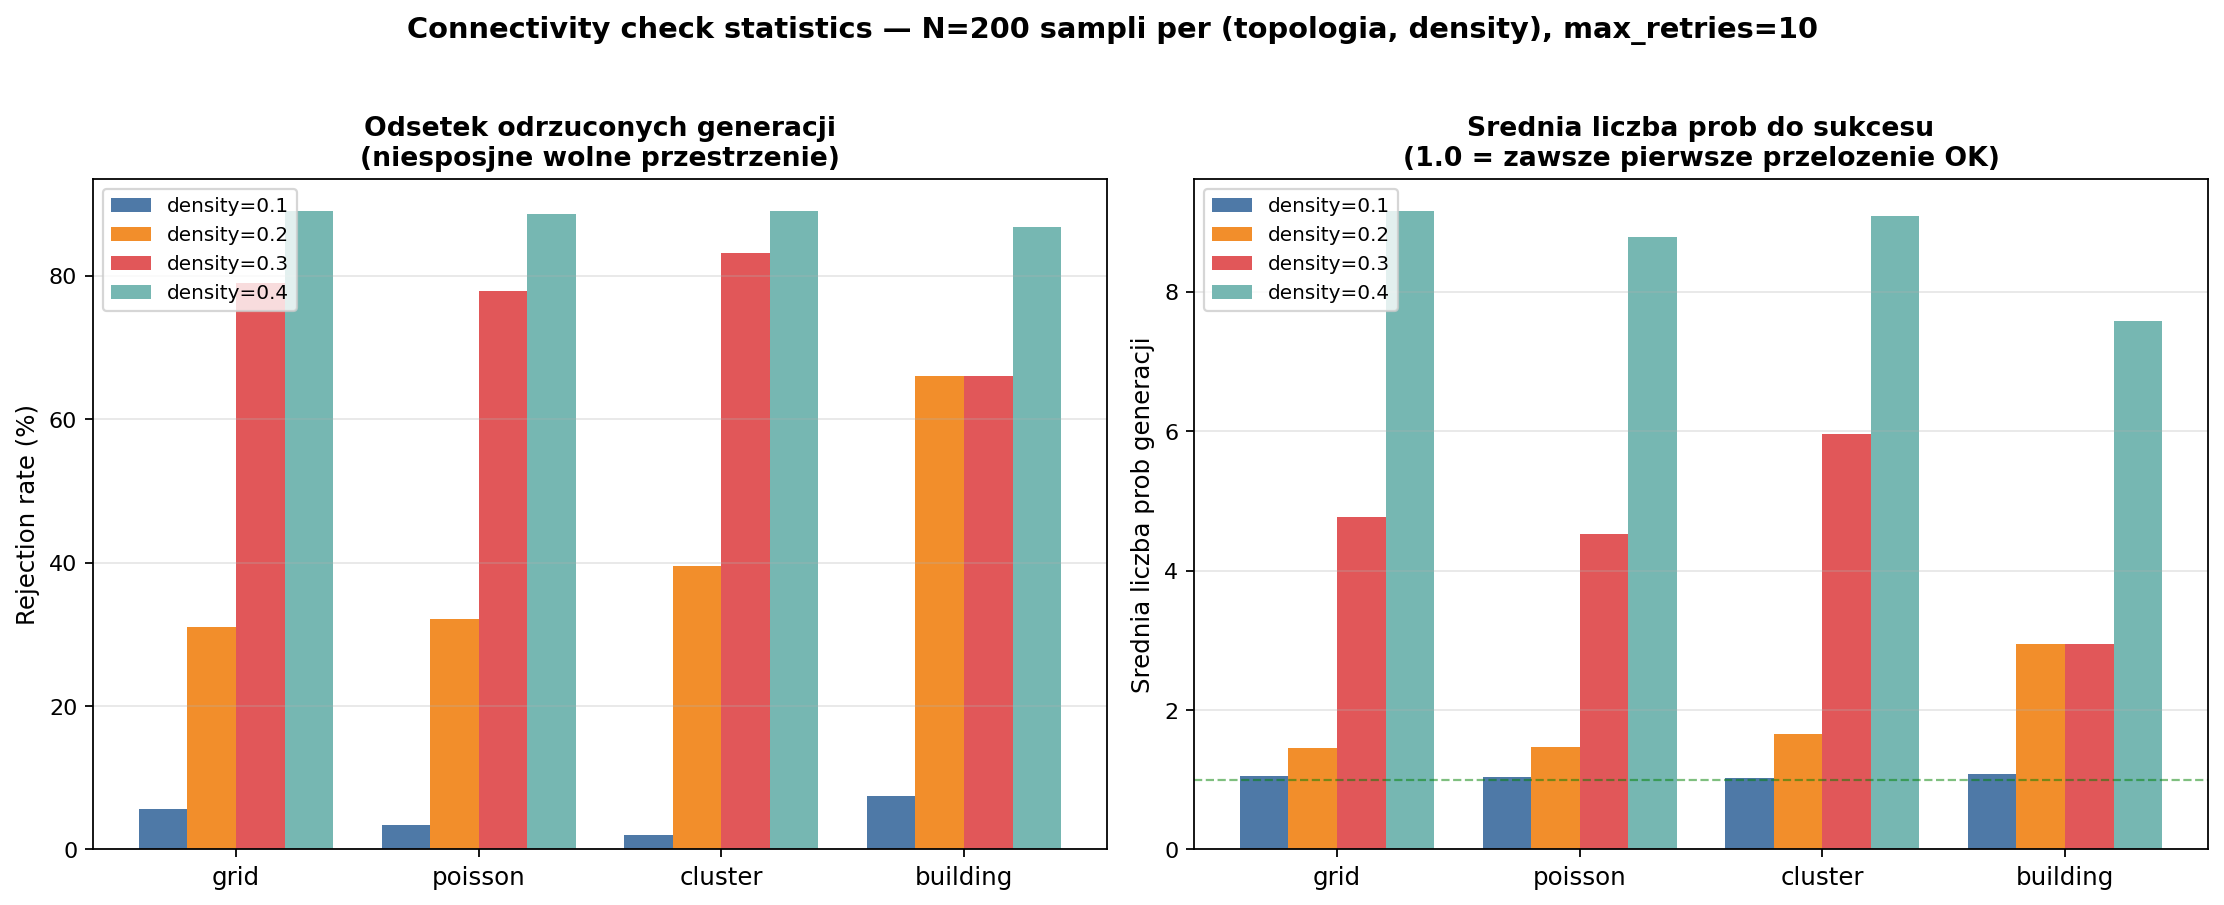

This figure's Python source:
"""
Connectivity stats + wizualizacja rejected vs accepted topologii.

Generuje:
  figures/topology_connectivity_stats.png  — bar chart rejection rate + avg attempts
                                              (density sweep 0.1, 0.2, 0.3, 0.4)
  figures/topology_accepted_vs_rejected.png — sample panels: accepted + rejected
                                              (rejected z komponentami kolorowanymi)
  figures/topology_connectivity_stats.json  — surowe liczby do cytowania w pracy

Sample size N=200 per (topology, density) -> ~3200 generacji ~30s runtime.
Run: python figures/topology_connectivity_stats.py
"""

import json
import os
import sys
from collections import defaultdict

import numpy as np
import matplotlib.pyplot as plt
import matplotlib.patches as patches
from matplotlib.colors import ListedColormap

sys.path.insert(0, os.path.dirname(os.path.dirname(os.path.abspath(__file__))))

from gym_art.quadrotor_multi.topology.generators import (
    TOPOLOGY_GENERATORS, generate_topology, label_components,
    _compute_bare_obst_map,
)


SPAWN = np.array([8.0, 8.0])
OBST_SIZE = 0.6
ROOM_H = 10.0
DENSITIES = [0.1, 0.2, 0.3, 0.4]
N_SAMPLES = 200
MAX_RETRIES = 10

TOPO_ORDER = ['grid', 'poisson', 'cluster', 'building']


# --------------------------------------------------------------------------
# Stats collection
# --------------------------------------------------------------------------
def collect_stats():
    """Zwraca dict:
      stats[topology][density] = {
          'attempts': list of N attempts-to-success,
          'fallback_count': int,
          'rejected_examples': list of (obst_map, positions, bare_map, n_components),
          'accepted_examples': list of (obst_map, positions, bare_map)
      }
    """
    stats = defaultdict(lambda: defaultdict(dict))

    for topo in TOPO_ORDER:
        for density in DENSITIES:
            attempts_list = []
            fallback_count = 0
            accepted_examples = []
            rejected_examples = []

            for seed in range(N_SAMPLES):
                rng = np.random.RandomState(seed * 7919 + hash(topo) % 100000)
                _, pos_arr, _, s = generate_topology(
                    topo, SPAWN, density, OBST_SIZE, ROOM_H,
                    rng=rng, return_stats=True, keep_rejected=True,
                    max_retries=MAX_RETRIES,
                )
                attempts_list.append(s['attempts'])
                fallback_count += s['fallback']

                # Zbierz accepted example (max 4 per config)
                if s['fallback'] == 0 and len(accepted_examples) < 4:
                    positions = [(p[0], p[1]) for p in pos_arr]
                    bare = _compute_bare_obst_map(positions, SPAWN)
                    from gym_art.quadrotor_multi.topology.generators \
                        import _positions_to_obst_map
                    dilated = _positions_to_obst_map(positions, SPAWN)
                    accepted_examples.append((dilated, positions, bare))

                # Zbierz rejected examples (max fragmentation = most interesting)
                for rej_map, rej_pos, rej_bare in s.get('rejected_maps', []):
                    _, n_comp = label_components(rej_bare)
                    rejected_examples.append((rej_map, rej_pos, rej_bare, n_comp))

            # Sortuj rejected po max fragmentation, weź 4 top
            rejected_examples.sort(key=lambda x: x[3], reverse=True)
            rejected_examples = rejected_examples[:4]

            stats[topo][density] = {
                'attempts': attempts_list,
                'fallback_count': fallback_count,
                'rejected_examples': rejected_examples,
                'accepted_examples': accepted_examples,
            }
            mean_att = np.mean(attempts_list)
            reject_rate = sum(a - 1 for a in attempts_list) / sum(attempts_list) * 100
            fallback_rate = fallback_count / N_SAMPLES * 100
            print(f"  {topo:10s} density={density}: "
                  f"mean_attempts={mean_att:.2f}, reject_rate={reject_rate:.1f}%, "
                  f"fallback_rate={fallback_rate:.1f}%")

    return stats


# --------------------------------------------------------------------------
# Figure 1: bar chart rejection rates (density sweep)
# --------------------------------------------------------------------------
def figure_rejection_rates(stats, out_path='figures/topology_connectivity_stats.png'):
    fig, axes = plt.subplots(1, 2, figsize=(14, 5.5))

    # Left: reject rate per (topology, density)
    x = np.arange(len(TOPO_ORDER))
    width = 0.2
    colors = ['#4E79A7', '#F28E2B', '#E15759', '#76B7B2']

    ax = axes[0]
    for i, density in enumerate(DENSITIES):
        rates = [
            sum(a - 1 for a in stats[t][density]['attempts']) /
            sum(stats[t][density]['attempts']) * 100
            for t in TOPO_ORDER
        ]
        ax.bar(x + i * width - 1.5 * width, rates, width,
               label=f'density={density}', color=colors[i])
    ax.set_xticks(x)
    ax.set_xticklabels(TOPO_ORDER, fontsize=11)
    ax.set_ylabel('Rejection rate (%)', fontsize=11)
    ax.set_title('Odsetek odrzuconych generacji\n(niesposjne wolne przestrzenie)',
                 fontsize=12, fontweight='bold')
    ax.legend(loc='upper left', fontsize=9)
    ax.grid(True, alpha=0.3, axis='y')
    ax.set_ylim(0, max(60, ax.get_ylim()[1]))

    # Right: mean attempts + fallback rate
    ax = axes[1]
    for i, density in enumerate(DENSITIES):
        mean_atts = [np.mean(stats[t][density]['attempts']) for t in TOPO_ORDER]
        ax.bar(x + i * width - 1.5 * width, mean_atts, width,
               label=f'density={density}', color=colors[i])
    ax.set_xticks(x)
    ax.set_xticklabels(TOPO_ORDER, fontsize=11)
    ax.set_ylabel('Srednia liczba prob generacji', fontsize=11)
    ax.set_title('Srednia liczba prob do sukcesu\n(1.0 = zawsze pierwsze przelozenie OK)',
                 fontsize=12, fontweight='bold')
    ax.legend(loc='upper left', fontsize=9)
    ax.grid(True, alpha=0.3, axis='y')
    ax.axhline(y=1.0, color='green', linestyle='--', alpha=0.5, linewidth=1)

    fig.suptitle(
        f'Connectivity check statistics — N={N_SAMPLES} sampli per (topologia, density), '
        f'max_retries={MAX_RETRIES}',
        fontsize=13, fontweight='bold', y=1.02
    )
    plt.tight_layout()
    plt.savefig(out_path, dpi=160, bbox_inches='tight', facecolor='white')
    print(f'Wrote: {out_path}')


# --------------------------------------------------------------------------
# Figure 2: accepted vs rejected samples
# --------------------------------------------------------------------------
COMPONENT_COLORS = plt.cm.tab10.colors  # discrete 10-color palette


def draw_topology_with_components(ax, positions, bare_map, title):
    """Rysuje topologie z kolorowaniem wolnych komponentow (tab10)."""
    hx, hy = SPAWN[0] / 2, SPAWN[1] / 2

    # Backdrop: bounding rectangle
    ax.add_patch(patches.Rectangle(
        (-hx, -hy), SPAWN[0], SPAWN[1],
        linewidth=1.5, edgecolor='dimgray',
        facecolor='#fafafa', linestyle='--', zorder=0
    ))

    # Colored component overlay
    labeled, n_comp = label_components(bare_map)
    for comp_id in range(1, n_comp + 1):
        color = COMPONENT_COLORS[(comp_id - 1) % len(COMPONENT_COLORS)]
        # Cell-level overlay
        rs, cs = np.where(labeled == comp_id)
        for r, c in zip(rs, cs):
            cell_x = r + 0.5 - SPAWN[0] / 2
            cell_y = c + 0.5 - SPAWN[1] / 2
            ax.add_patch(patches.Rectangle(
                (cell_x - 0.5, cell_y - 0.5), 1.0, 1.0,
                facecolor=color, alpha=0.28, edgecolor='none', zorder=1
            ))

    # Faint grid
    for x in np.arange(-hx, hx + 0.1, 1.0):
        ax.axvline(x, color='lightgray', linewidth=0.3, alpha=0.5, zorder=2)
    for y in np.arange(-hy, hy + 0.1, 1.0):
        ax.axhline(y, color='lightgray', linewidth=0.3, alpha=0.5, zorder=2)

    # Obstacles
    for x, y in positions:
        ax.add_patch(patches.Circle(
            (x, y), OBST_SIZE / 2,
            facecolor='#2E2E2E', edgecolor='black',
            linewidth=0.6, alpha=0.9, zorder=3
        ))

    # Component count badge
    badge_color = '#2E7D32' if n_comp == 1 else '#C62828'
    badge_label = 'OK' if n_comp == 1 else f'{n_comp} komp.'
    ax.text(hx - 0.3, -hy + 0.3, badge_label,
            fontsize=9, ha='right', va='bottom', fontweight='bold',
            color='white',
            bbox=dict(boxstyle='round,pad=0.35',
                     facecolor=badge_color, edgecolor='none'))

    ax.set_xlim(-hx - 0.3, hx + 0.3)
    ax.set_ylim(-hy - 0.3, hy + 0.3)
    ax.set_aspect('equal')
    ax.set_xticks([])
    ax.set_yticks([])
    ax.set_title(title, fontsize=10)


def figure_accepted_vs_rejected(stats, density=0.3,
                                out_path='figures/topology_accepted_vs_rejected.png'):
    """Pokaz accepted + rejected examples dla wybranej density (najciekawsza dla rejects)."""
    n_examples_per_row = 4  # 2 accepted + 2 rejected

    fig, axes = plt.subplots(len(TOPO_ORDER), n_examples_per_row,
                              figsize=(3.2 * n_examples_per_row, 3.2 * len(TOPO_ORDER)))

    for i, topo in enumerate(TOPO_ORDER):
        s = stats[topo][density]
        accepted = s['accepted_examples']
        rejected = s['rejected_examples']

        for j in range(n_examples_per_row):
            ax = axes[i, j]
            if j < 2:  # accepted
                if j < len(accepted):
                    _, pos, bare = accepted[j]
                    draw_topology_with_components(ax, pos, bare,
                                                   f"{topo} — accepted #{j+1}")
                else:
                    ax.text(0.5, 0.5, 'brak',
                            ha='center', va='center', fontsize=12,
                            color='gray', transform=ax.transAxes)
                    ax.set_xticks([]); ax.set_yticks([])
            else:  # rejected
                rej_idx = j - 2
                if rej_idx < len(rejected):
                    _, pos, bare, n_comp = rejected[rej_idx]
                    draw_topology_with_components(
                        ax, pos, bare,
                        f"{topo} — rejected (najw. fragm.)")
                else:
                    ax.text(0.5, 0.5, 'brak rejects\n(100% accept rate)',
                            ha='center', va='center', fontsize=10,
                            color='gray', transform=ax.transAxes)
                    ax.set_xticks([]); ax.set_yticks([])

    fig.suptitle(
        f'Accepted vs Rejected topologies (density={density}) — kolory oznaczaja '
        f'connected components; badge OK = 1 komponent, N komp. = fragmentacja',
        fontsize=13, fontweight='bold', y=1.005
    )
    plt.tight_layout(rect=[0, 0, 1, 0.99])
    plt.savefig(out_path, dpi=160, bbox_inches='tight', facecolor='white')
    print(f'Wrote: {out_path}')


# --------------------------------------------------------------------------
# JSON export dla pracy
# --------------------------------------------------------------------------
def export_json(stats, out_path='figures/topology_connectivity_stats.json'):
    export = {}
    for topo in TOPO_ORDER:
        export[topo] = {}
        for density in DENSITIES:
            s = stats[topo][density]
            atts = s['attempts']
            export[topo][str(density)] = {
                'n_samples': N_SAMPLES,
                'max_retries': MAX_RETRIES,
                'mean_attempts': float(np.mean(atts)),
                'std_attempts': float(np.std(atts)),
                'max_attempts': int(np.max(atts)),
                'rejection_rate_pct': float(sum(a - 1 for a in atts) / sum(atts) * 100),
                'fallback_rate_pct': float(s['fallback_count'] / N_SAMPLES * 100),
                'first_try_success_rate_pct': float(
                    sum(1 for a in atts if a == 1) / len(atts) * 100),
            }

    with open(out_path, 'w') as f:
        json.dump(export, f, indent=2)
    print(f'Wrote: {out_path}')


# --------------------------------------------------------------------------
# Main
# --------------------------------------------------------------------------
def main():
    print(f"Collecting stats ({N_SAMPLES} samples x {len(TOPO_ORDER)} topos x "
          f"{len(DENSITIES)} densities)...")
    stats = collect_stats()
    print()

    figure_rejection_rates(stats)
    figure_accepted_vs_rejected(stats, density=0.3)
    export_json(stats)
    print("\nDone.")


if __name__ == '__main__':
    main()
